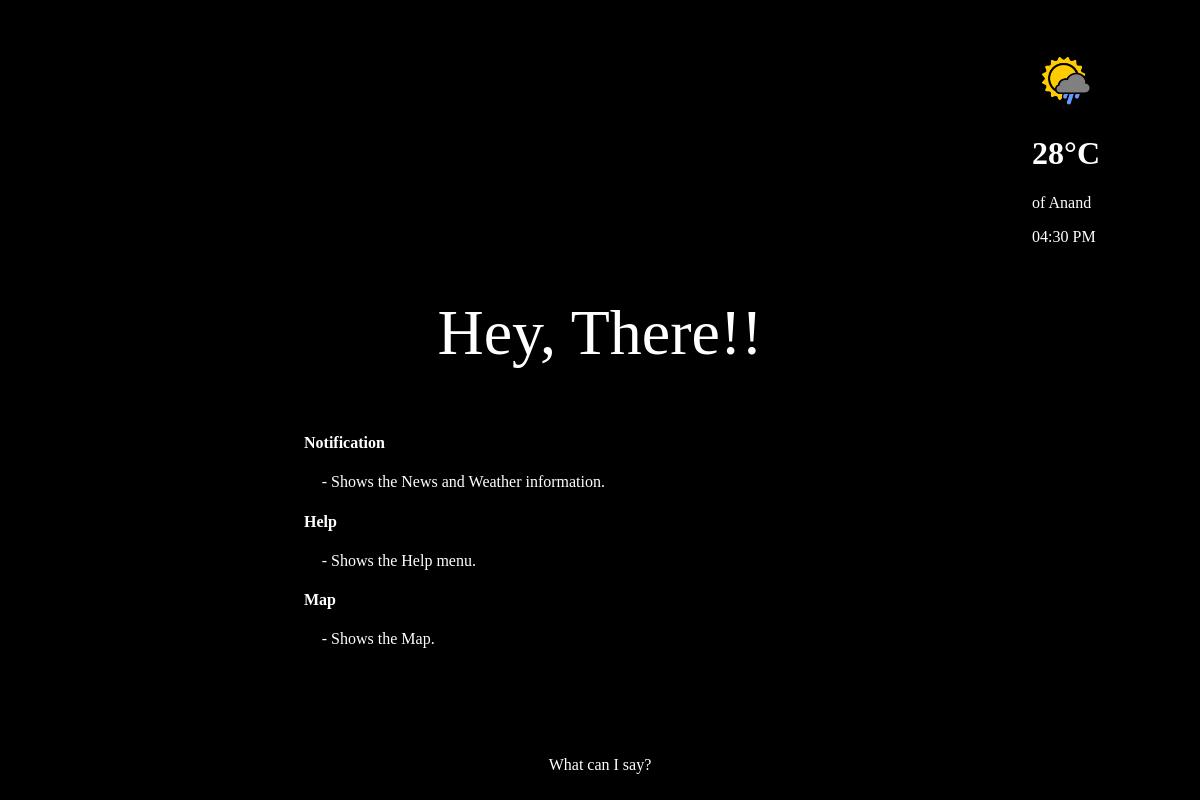
The page /help/ on the database as committed earlier.
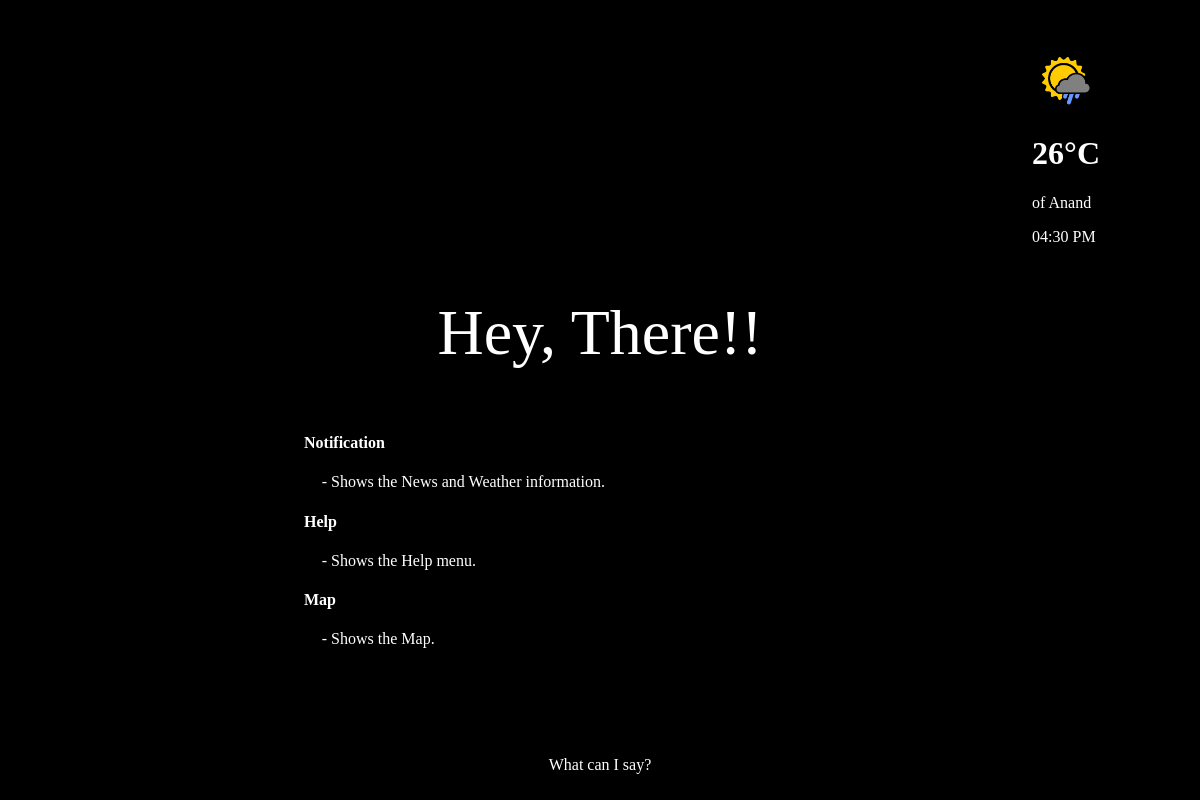
The same page on the database as committed later.
### Data/models.py (models this page shows, shortened)
class Weather(models.Model):
    city = models.CharField(max_length=100)
    temp = models.CharField(max_length=5)
    date = models.DateTimeField(auto_now_add=True)
    class Meta:
        ordering = ['-date']

### Data/views.py (the view)
# urls.py: url(r'^help/', views.help, name='help'),
def help(request):
	slug = {
		'weather': Weather.objects.all().order_by('-date')[:1],
	}
	return render(request, 'help.html', slug)

### Data/templates/help.html (shortened to what this page needs)
{% extends 'base.html' %}
{% block body %}
    <div class="msg greet">
        <p>Hey, There!!</p>
    </div>
    <div style="margin-left: 25%; margin-top: 5%" id="help">
        <h4>Notification</h4>
        <p style="margin-left: 2%;">- Shows the News and Weather information.</p>
        <h4>Help</h4>
        <p style="margin-left: 2%;">- Shows the Help menu.</p>
        <h4>Map</h4>
        <p style="margin-left: 2%;">- Shows the Map.</p>
    </div>
{% endblock %}

### Data/templates/base.html (shortened to what this page needs)
<!DOCTYPE html>
<html>
<head>
	{% load staticfiles %}
    <link rel="stylesheet" href="{% static 'css/generic.css' %}">
</head>
<body onload="clock()">
    <div style="position: absolute; right: 100px; top: 50px;">
        {% block img %}
                <img src="{% static 'icon/weather-ico.png' %}" width="64px" height="64px" align="center">
        {% endblock %}
        {% for info in weather %}
            <h1>{{ info.temp }}C</h1>
            <p>of {{ info.city }}</p>
        {% endfor %}
        <p id="time"></p>
    </div>
    {% block body%}{% endblock %}
    <div class="msg help">
        <p>What can I say?</p>
    </div>
</body>
</html>

### Data/static/css/generic.css (style rules this page uses)
div { color: white; }
body { background-color: black; color: white; }
.msg { font-size: 4em; width: 100%; text-align: center; margin-top: 25%; }
.help { font-size: 1em; position: absolute; bottom: 10px; left: 25%; width: 50%; }

Rows that differ between the two databases and show on the page:
removed Weather: temp "28°", city "Anand"
added Weather: temp "26°", city "Anand"
